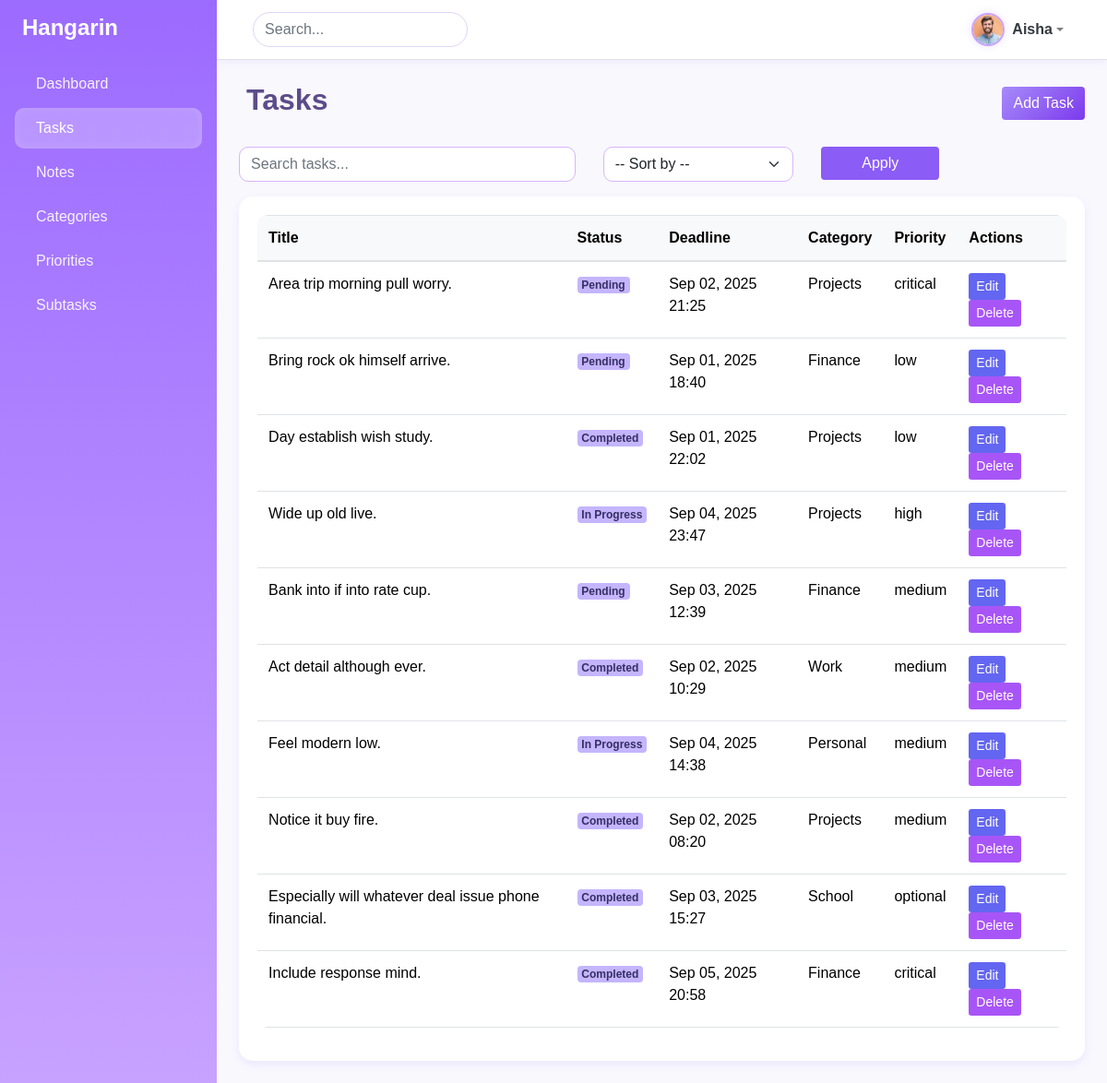
Page /tasks/ (signed in) on the committed database.
### projectsite/task/models.py (models this page shows, shortened)
class BaseModel(models.Model):
    created_at = models.DateTimeField(auto_now_add=True)
    updated_at = models.DateTimeField(auto_now=True)
    class Meta:
        abstract = True

class Task(BaseModel):
    title = models.CharField(max_length=200)
    description = models.TextField()
    status = models.CharField(max_length=50, choices=STATUS_CHOICES, default="Pending")
    deadline = models.DateTimeField(default=timezone.now)
    priority = models.ForeignKey("task.Priority", on_delete=models.CASCADE)
    category = models.ForeignKey("task.Category", on_delete=models.CASCADE)

class Category(BaseModel):
    name = models.CharField(max_length=100)
    class Meta:
        verbose_name = "Category"
        verbose_name_plural = "Categories"
    def __str__(self):
        return self.name

class Priority(BaseModel):
    name = models.CharField(max_length=100)
    class Meta:
        verbose_name = "Priority"
        verbose_name_plural = "Priorities"
    def __str__(self):
        return self.name

### projectsite/task/views.py (the view)
# urls.py: path('tasks/', views.TaskListView.as_view(), name='task-list'),
@method_decorator(login_required(login_url='/accounts/login/'), name='dispatch')
class TaskListView(ListView):
    model = Task
    context_object_name = "tasks"
    template_name = "task_list.html"
    paginate_by = 10
    def get_queryset(self):
        queryset = super().get_queryset()
        query = self.request.GET.get("q")
        sort_option = self.request.GET.get("sort")
        if query:
            queryset = queryset.filter(title__icontains=query)
        if sort_option == "title_asc":
            queryset = queryset.order_by("title")
        elif sort_option == "title_desc":
            queryset = queryset.order_by("-title")
        elif sort_option == "created_asc":
            queryset = queryset.order_by("created_at")
        elif sort_option == "created_desc":
            queryset = queryset.order_by("-created_at")
        elif sort_option == "priority_asc":
            queryset = queryset.order_by("priority__name")  # assuming Priority has a 'level' field
        elif sort_option == "priority_desc":
            queryset = queryset.order_by("-priority__name")
        else:
            queryset = queryset.order_by("-created_at")
        return queryset

### projectsite/templates/task_list.html (shortened to what this page needs)
{% extends 'base.html' %}
{% block content %}
<div class="d-flex justify-content-between align-items-center mb-4">
    <h2 class="fw-bold">Tasks</h2>
    <a href="{% url 'task-add' %}" class="btn btn-primary"> Add Task</a>
</div>
<form method="get" class="row g-2 mb-3">
    <div class="col-md-5">
        <input type="text" name="q" value="{{ request.GET.q }}" class="form-control" placeholder="Search tasks...">
    </div>
    <div class="col-md-3">
        <select name="sort" class="form-select">
            <option value="">-- Sort by --</option>
        </select>
    </div>
    <div class="col-md-2">
        <button type="submit" class="btn btn-secondary w-100"> Apply</button>
    </div>
</form>
<div class="card">
    <div class="card-body table-responsive">
        <table class="table table-hover align-middle">
            <thead class="table-light">
                <tr>
                    <th>Title</th>
                    <th>Status</th>
                    <th>Deadline</th>
                    <th>Category</th>
                    <th>Priority</th>
                    <th>Actions</th>
                </tr>
            </thead>
            <tbody>
                {% for task in tasks %}
                <tr>
                    <td>{{ task.title }}</td>
                    <td><span class="badge bg-info text-dark">{{ task.status }}</span></td>
                    <td>{{ task.deadline|date:"M d, Y H:i" }}</td>
                    <td>{{ task.category }}</td>
                    <td>{{ task.priority }}</td>
                    <td>
                        <a href="{% url 'task-update' task.pk %}" class="btn btn-sm btn-warning">Edit</a>
                        <a href="{% url 'task-delete' task.pk %}" class="btn btn-sm btn-danger">Delete</a>
                    </td>
                </tr>
                {% empty %}
                <tr>
                    <td colspan="6" class="text-center text-muted">No tasks yet.</td>
                </tr>
                {% endfor %}
            </tbody>
        </table>
    </div>
</div>
{% endblock %}

### projectsite/templates/base.html (shortened to what this page needs)
{% load socialaccount %}
{% load static %}
{% load pwa %}
<!DOCTYPE html>
<html lang="en">
<head>
    <link href="https://cdn.jsdelivr.net/npm/bootstrap@5.3.2/dist/css/bootstrap.min.css" rel="stylesheet">
    <link rel="stylesheet"
        href="https://cdnjs.cloudflare.com/ajax/libs/line-awesome/1.3.0/line-awesome/css/line-awesome.min.css" />
    <link rel="stylesheet" href="{% static 'css/bootstrap.min.css' %}" />
    <link rel="stylesheet" href="{% static 'css/style.css' %}">
</head>
<body>
    <div class="d-flex" id="wrapper">
        <div id="sidebar-wrapper" class="p-3 shadow-sm">
            <h4 class="fw-bold mb-4 d-flex align-items-center">
                Hangarin
            </h4>
            <ul class="nav flex-column">
                <li class="nav-item mb-1">
                    <a href="{% url 'dashboard' %}"
                        class="nav-link {% if request.resolver_match.url_name == 'dashboard' %}active{% endif %}">
                        Dashboard
                    </a>
                </li>
                <li class="nav-item mb-1">
                    <a href="{% url 'task-list' %}"
                        class="nav-link {% if request.resolver_match.url_name == 'task-list' %}active{% endif %}">
                        Tasks
                    </a>
                </li>
                <li class="nav-item mb-1">
                    <a href="{% url 'note-list' %}"
                        class="nav-link {% if request.resolver_match.url_name == 'note-list' %}active{% endif %}">
                        Notes
                    </a>
                </li>
                <li class="nav-item mb-1">
                    <a href="{% url 'category-list' %}"
                        class="nav-link {% if request.resolver_match.url_name == 'category-list' %}active{% endif %}">
                        Categories
                    </a>
                </li>
                <li class="nav-item mb-1">
                    <a href="{% url 'priority-list' %}"
                        class="nav-link {% if request.resolver_match.url_name == 'priority-list' %}active{% endif %}">
                        Priorities
                    </a>
                </li>
                <li class="nav-item mb-1">
                    <a href="{% url 'subtask-list' %}"
                        class="nav-link {% if request.resolver_match.url_name == 'subtask-list' %}active{% endif %}">
                        Subtasks
                    </a>
                </li>
            </ul>
        </div>
        <div id="page-content-wrapper" class="flex-grow-1">
            <nav class="navbar navbar-expand-lg navbar-light border-bottom px-4 sticky-top">
                <div class="container-fluid">
                    <form class="d-flex">
                        <input class="form-control me-2" type="search" placeholder="Search..." aria-label="Search">
                    </form>
                    <ul class="navbar-nav ms-auto align-items-center">
                        {% if request.user.is_authenticated %}
                        <li class="nav-item dropdown">
                            <a class="nav-link dropdown-toggle d-flex align-items-center" href="#" id="userDropdown"
                                role="button" data-bs-toggle="dropdown" aria-expanded="false">
                                <img src="{% static 'img/profile2.jpg' %}" alt="User" class="profile-pic me-2">
                                <span class="fw-semibold text-dark">{{ request.user.username }}</span>
                            </a>
                        </li>
                        {% else %}
                        <li class="nav-item">
                            <a href="{% url 'account_login' %}" class="btn btn-outline-primary btn-sm">Login</a>
                        </li>
                        {% endif %}
                    </ul>
                </div>
            </nav>
            <main class="p-4">
                {% block content %}{% endblock %}
            </main>
        </div>
    </div>
</body>
</html>

### projectsite/static/css/style.css (style rules this page uses)
body { font-family: 'Poppins', sans-serif; }
.card { border-radius: 15px; }
.table { border-radius: 12px; overflow: hidden; }
#sidebar-wrapper { width: 250px; min-height: 100vh; background: linear-gradient(180deg, #007bff 0%, #0056b3 100%); color: white; transition: all 0.3s; }
#sidebar-wrapper .nav-link { color: rgba(255, 255, 255, 0.9); border-radius: 8px; padding: 10px 15px; transition: all 0.3s ease; }
#sidebar-wrapper .nav-link:hover, #sidebar-wrapper .nav-link.active { background-color: rgba(255, 255, 255, 0.15); color: #fff; }
.navbar { height: 65px; background-color: #ffffff !important; }
.navbar .form-control { border-radius: 30px; }
main { min-height: calc(100vh - 65px); background-color: #f8f9fc; }

### projectsite/templates/base.html (style rules this page uses)
:root { --lilac-light: #f5ecff; --lilac: #c8a2ff; --lilac-dark: #9c6bff; --white: #ffffff; --gray-light: #f9f8fd; --text-dark: #3c2a4d; --text-muted: #7a6b8d; }
body { background: var(--gray-light); font-family: 'Poppins', sans-serif; color: var(--text-dark); }
#sidebar-wrapper { width: 250px; min-height: 100vh; background: linear-gradient(180deg, var(--lilac-dark) 0%, var(--lilac) 100%); color: white; transition: all 0.3s; box-shadow: 2px 0 15px rgba(156, 107, 255, 0.15); }
#sidebar-wrapper h4 { font-weight: 700; color: #fff; }
#sidebar-wrapper .nav-link { color: rgba(255, 255, 255, 0.9); border-radius: 10px; padding: 10px 15px; transition: all 0.3s ease; font-weight: 500; }
#sidebar-wrapper .nav-link:hover, #sidebar-wrapper .nav-link.active { background: rgba(255, 255, 255, 0.25); color: #fff; box-shadow: inset 0 0 10px rgba(255, 255, 255, 0.15); }
.navbar { height: 65px; background-color: var(--white) !important; box-shadow: 0 2px 10px rgba(156, 107, 255, 0.1); }
.navbar .form-control { border-radius: 25px; border: 1px solid #e0d4fa; transition: all 0.3s ease; }
main { min-height: calc(100vh - 65px); background-color: var(--gray-light); }
.profile-pic { width: 36px; height: 36px; border-radius: 50%; object-fit: cover; border: 2px solid var(--lilac); box-shadow: 0 0 10px rgba(156, 107, 255, 0.2); }

### projectsite/templates/task_list.html (style rules this page uses)
body { background-color: #f9f7fc; color: #4b3b73; }
h2 { color: #5c4c8a; }
.btn-primary { background: linear-gradient(135deg, #a78bfa, #7c3aed); border: none; color: white; font-weight: 500; transition: 0.3s ease; }
.btn-secondary { background: #8b5cf6; border: none; color: #fff; transition: 0.3s ease; }
.card { border: none; border-radius: 15px; box-shadow: 0 4px 10px rgba(120, 87, 255, 0.1); background-color: #fff; }
.table thead { background-color: #ede9fe; color: #4c1d95; }
.badge.bg-info { background: #c4b5fd !important; color: #372e63 !important; }
.btn-warning { background-color: #6366f1 !important; border: none; color: #fff !important; }
.btn-danger { background-color: #a855f7 !important; border: none; }
.form-control, .form-select { border-radius: 10px; border: 1px solid #d8b4fe; }

### rows in the picture
Task: title "Area trip morning pull worry.", status "Pending", deadline "Sep 02, 2025 21:25", category "Projects", priority "critical"
Task: title "Bring rock ok himself arrive.", status "Pending", deadline "Sep 01, 2025 18:40", category "Finance", priority "low"
Task: title "Day establish wish study.", status "Completed", deadline "Sep 01, 2025 22:02", category "Projects", priority "low"
Task: title "Wide up old live.", status "In Progress", deadline "Sep 04, 2025 23:47", category "Projects", priority "high"
Task: title "Bank into if into rate cup.", status "Pending", deadline "Sep 03, 2025 12:39", category "Finance", priority "medium"
Task: title "Act detail although ever.", status "Completed", deadline "Sep 02, 2025 10:29", category "Work", priority "medium"
Task: title "Feel modern low.", status "In Progress", deadline "Sep 04, 2025 14:38", category "Personal", priority "medium"
Task: title "Notice it buy fire.", status "Completed", deadline "Sep 02, 2025 08:20", category "Projects", priority "medium"
Task: title "Especially will whatever deal issue phone financial.", status "Completed", deadline "Sep 03, 2025 15:27", category "School", priority "optional"
Task: title "Include response mind.", status "Completed", deadline "Sep 05, 2025 20:58", category "Finance", priority "critical"

### other values in the picture
{{ request.user.username }} "Aisha"
